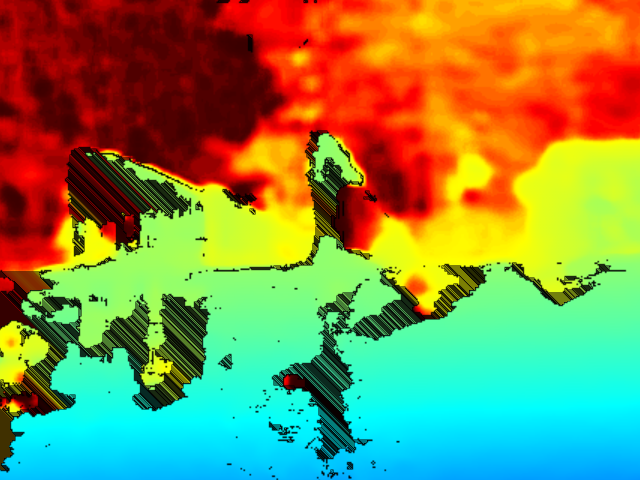
#> input picture coress/filled_image.png, 640 x 480 px
$ python fill1.py
#> lines starting #> are read from the running program, lines starting #| are printed output that depends on the picture
import cv2
import numpy as np

# 讀取彩色影像
#image = cv2.imread('C:/Users/alex2/Desktop/result_image.png')
image = cv2.imread('filled_image.png')
#> image is the input picture: shape (480, 640, 3); mean B, G, R 78, 142.9, 130.5
# 將影像轉換為灰階以便識別黑色像素
gray_image = cv2.cvtColor(image, cv2.COLOR_BGR2GRAY)
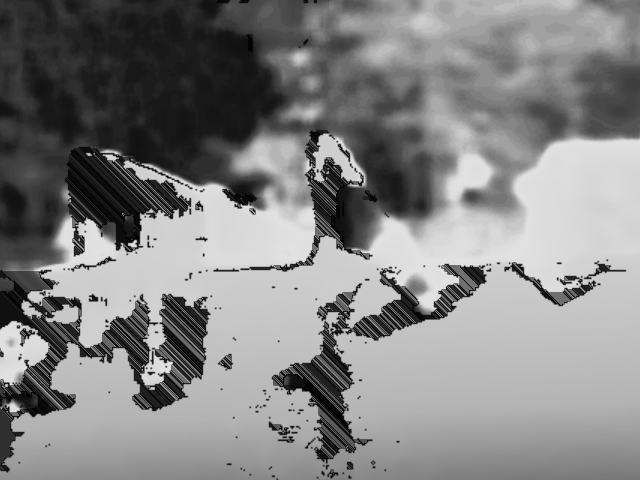
#> gray_image: shape (480, 640); min 1, max 226, mean 131.8

# 找出所有黑色像素的位置
black_pixels = np.where((gray_image == 0))
#> black_pixels = (empty array, empty array)

# 創建一個用於結果的影像，初始化為原彩色影像
result_image = image.copy()

# 定義方向偏移列表，用於檢查鄰近的像素
directions = [(-1, -1), (-1, 0), (-1, 1), (0, -1), (0, 1), (1, -1), (1, 0), (1, 1)]

# 對於每個黑色像素，找到最近的非黑色像素
for y, x in zip(black_pixels[0], black_pixels[1]):
    radius = 1
    found = False

    while not found:
        for dy in range(-radius, radius + 1):
            for dx in range(-radius, radius + 1):
                ny, nx = y + dy, x + dx

                # 確保搜尋像素在影像範圍內
                if 0 <= ny < result_image.shape[0] and 0 <= nx < result_image.shape[1]:
                    # 檢查是否為非黑色像素
                    if not (result_image[ny, nx] == [0, 0, 0]).all():
                        # 使用該像素的顏色替換黑色像素
                        result_image[y, x] = result_image[ny, nx]
                        found = True
                        break
            if found:
                break

        # 增加半徑
        radius += 1
#> this loop made 0 passes

# 顯示並保存結果
cv2.imshow('Filled Image', result_image)
cv2.imwrite('filled_image.png', result_image)
cv2.waitKey(0)
cv2.destroyAllWindows()
